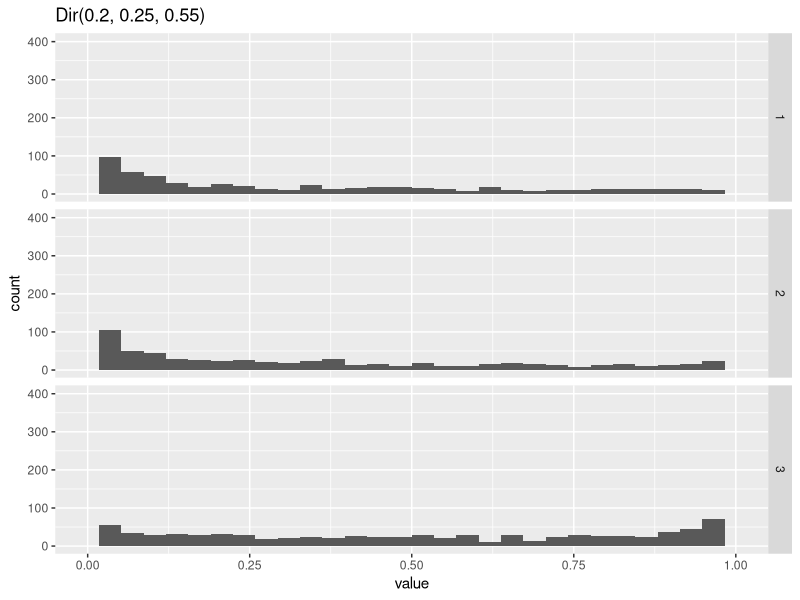
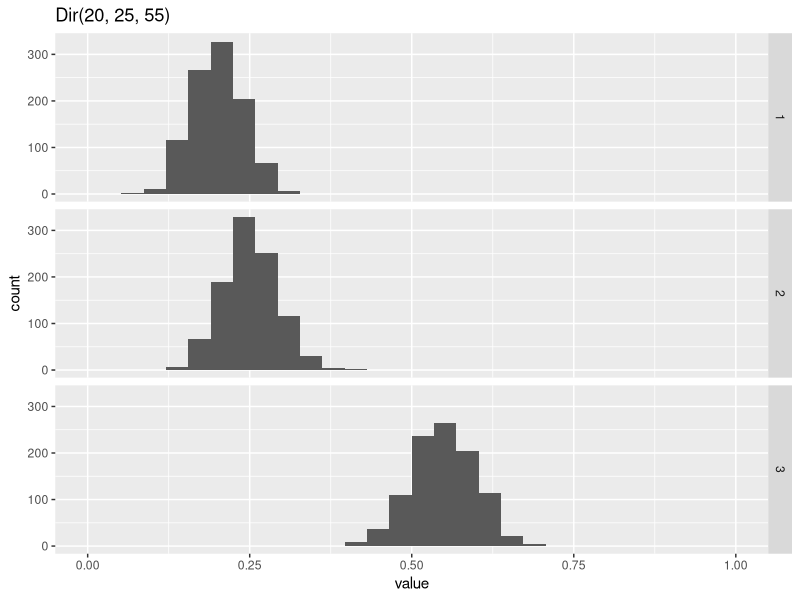

The R source for these figures, in order:
## ---- chunk 1
library(gtools)
library(reshape2)
library(ggplot2)
d1 <- rdirichlet(1000, c(0.2, 0.25, 0.55))
d2 <- rdirichlet(1000, c(20, 25, 55))
d1long <- melt(d1)
d2long <- melt(d2)
p <- ggplot(d1long, aes(value, group = Var2))+
  geom_histogram()+
  facet_grid(Var2 ~ .)+
  xlim(0, 1)+
  ggtitle('Dir(0.2, 0.25, 0.55)')

p2 <- ggplot(d2long, aes(value, group = Var2))+
  geom_histogram()+
  facet_grid(Var2 ~ .)+
  xlim(0, 1)+
  ggtitle('Dir(20, 25, 55)')

p
p2

## ---- chunk 2
df <- data.frame(question = 13, gender = 'MALE', rawConf = 4, scaleConf = 19.8181, mida2mida = 40, mida2seus = 10, mida2northern = 50)
knitr::kable(df, caption = 'Table 1. Example answers from one expert for one question in the expert elicitation conducted in June 2015.')
## ---- chunk 3
df <- data.frame(transition = c('mida2mida', 'mida2seus', 'mida2bof', 'mida2gom', 'mida2gsc', 'mida2jl', 'mida2ne', 'mida2nrth', 'mida2rb'), 
                 alpha = c(7.93, 1.98, 1.41, 1.41, 1.41, 1.41, 1.41, 1.41, 1.41),
                 beta = c(11.89, 17.84, 1.41, 1.41, 1.41, 1.41, 1.41, 1.41, 1.41))
knitr::kable(df, caption = 'Table 2. Marginal Beta distributions for 9 possible transitions from MIDA to other regions from January to February.')
